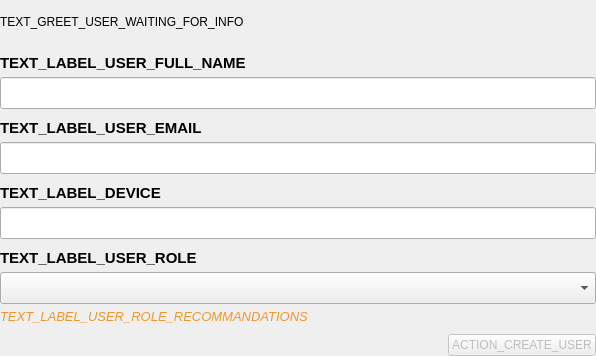
<?xml version="1.0" encoding="UTF-8"?>
<ui version="4.0">
 <class>GreetUserCheckInfoWidget</class>
 <widget class="QWidget" name="GreetUserCheckInfoWidget">
  <property name="geometry">
   <rect>
    <x>0</x>
    <y>0</y>
    <width>596</width>
    <height>356</height>
   </rect>
  </property>
  <property name="windowTitle">
   <string>Form</string>
  </property>
  <property name="styleSheet">
   <string notr="true">#label_warning {
	color: #F1962B;
}</string>
  </property>
  <layout class="QVBoxLayout" name="verticalLayout">
   <property name="spacing">
    <number>10</number>
   </property>
   <property name="leftMargin">
    <number>0</number>
   </property>
   <property name="topMargin">
    <number>0</number>
   </property>
   <property name="rightMargin">
    <number>0</number>
   </property>
   <property name="bottomMargin">
    <number>0</number>
   </property>
   <item>
    <widget class="QLabel" name="label_waiting">
     <property name="text">
      <string>TEXT_GREET_USER_WAITING_FOR_INFO</string>
     </property>
     <property name="wordWrap">
      <bool>true</bool>
     </property>
    </widget>
   </item>
   <item>
    <widget class="QWidget" name="widget_info" native="true">
     <layout class="QVBoxLayout" name="verticalLayout_2">
      <property name="spacing">
       <number>10</number>
      </property>
      <property name="leftMargin">
       <number>0</number>
      </property>
      <property name="topMargin">
       <number>0</number>
      </property>
      <property name="rightMargin">
       <number>0</number>
      </property>
      <property name="bottomMargin">
       <number>0</number>
      </property>
      <item>
       <layout class="QVBoxLayout" name="verticalLayout_7">
        <property name="spacing">
         <number>5</number>
        </property>
        <item>
         <widget class="QLabel" name="label_user_full_name">
          <property name="font">
           <font>
            <pointsize>11</pointsize>
            <weight>75</weight>
            <bold>true</bold>
           </font>
          </property>
          <property name="text">
           <string>TEXT_LABEL_USER_FULL_NAME</string>
          </property>
          <property name="alignment">
           <set>Qt::AlignLeading|Qt::AlignLeft|Qt::AlignVCenter</set>
          </property>
         </widget>
        </item>
        <item>
         <widget class="ValidatedLineEdit" name="line_edit_user_full_name">
          <property name="minimumSize">
           <size>
            <width>0</width>
            <height>32</height>
           </size>
          </property>
          <property name="font">
           <font>
            <pointsize>12</pointsize>
           </font>
          </property>
          <property name="placeholderText">
           <string/>
          </property>
         </widget>
        </item>
       </layout>
      </item>
      <item>
       <layout class="QVBoxLayout" name="verticalLayout_9">
        <property name="spacing">
         <number>5</number>
        </property>
        <item>
         <widget class="QLabel" name="label_user_email">
          <property name="font">
           <font>
            <pointsize>11</pointsize>
            <weight>75</weight>
            <bold>true</bold>
           </font>
          </property>
          <property name="text">
           <string>TEXT_LABEL_USER_EMAIL</string>
          </property>
          <property name="alignment">
           <set>Qt::AlignLeading|Qt::AlignLeft|Qt::AlignVCenter</set>
          </property>
         </widget>
        </item>
        <item>
         <widget class="ValidatedLineEdit" name="line_edit_user_email">
          <property name="enabled">
           <bool>true</bool>
          </property>
          <property name="minimumSize">
           <size>
            <width>0</width>
            <height>32</height>
           </size>
          </property>
          <property name="font">
           <font>
            <pointsize>12</pointsize>
           </font>
          </property>
          <property name="readOnly">
           <bool>true</bool>
          </property>
          <property name="placeholderText">
           <string/>
          </property>
         </widget>
        </item>
       </layout>
      </item>
      <item>
       <layout class="QVBoxLayout" name="verticalLayout_8">
        <property name="spacing">
         <number>5</number>
        </property>
        <item>
         <widget class="QLabel" name="label_device">
          <property name="font">
           <font>
            <pointsize>11</pointsize>
            <weight>75</weight>
            <bold>true</bold>
           </font>
          </property>
          <property name="text">
           <string>TEXT_LABEL_DEVICE</string>
          </property>
          <property name="alignment">
           <set>Qt::AlignLeading|Qt::AlignLeft|Qt::AlignVCenter</set>
          </property>
         </widget>
        </item>
        <item>
         <widget class="ValidatedLineEdit" name="line_edit_device">
          <property name="minimumSize">
           <size>
            <width>0</width>
            <height>32</height>
           </size>
          </property>
          <property name="font">
           <font>
            <pointsize>12</pointsize>
           </font>
          </property>
          <property name="placeholderText">
           <string/>
          </property>
         </widget>
        </item>
       </layout>
      </item>
      <item>
       <layout class="QVBoxLayout" name="verticalLayout_3">
        <property name="spacing">
         <number>5</number>
        </property>
        <item>
         <widget class="QLabel" name="label">
          <property name="font">
           <font>
            <pointsize>11</pointsize>
            <weight>75</weight>
            <bold>true</bold>
           </font>
          </property>
          <property name="text">
           <string>TEXT_LABEL_USER_ROLE</string>
          </property>
         </widget>
        </item>
        <item>
         <widget class="QComboBox" name="combo_profile">
          <property name="minimumSize">
           <size>
            <width>0</width>
            <height>32</height>
           </size>
          </property>
          <property name="font">
           <font>
            <pointsize>12</pointsize>
           </font>
          </property>
          <property name="toolTip">
           <string>TEXT_USER_ROLES_TOOLTIP</string>
          </property>
         </widget>
        </item>
        <item>
         <widget class="QLabel" name="label_warning">
          <property name="font">
           <font>
            <pointsize>10</pointsize>
            <weight>50</weight>
            <italic>true</italic>
            <bold>false</bold>
           </font>
          </property>
          <property name="text">
           <string>TEXT_LABEL_USER_ROLE_RECOMMANDATIONS</string>
          </property>
          <property name="wordWrap">
           <bool>true</bool>
          </property>
         </widget>
        </item>
       </layout>
      </item>
      <item>
       <layout class="QHBoxLayout" name="horizontalLayout">
        <item>
         <spacer name="horizontalSpacer">
          <property name="orientation">
           <enum>Qt::Horizontal</enum>
          </property>
          <property name="sizeHint" stdset="0">
           <size>
            <width>40</width>
            <height>20</height>
           </size>
          </property>
         </spacer>
        </item>
        <item>
         <widget class="QPushButton" name="button_create_user">
          <property name="enabled">
           <bool>false</bool>
          </property>
          <property name="text">
           <string>ACTION_CREATE_USER</string>
          </property>
         </widget>
        </item>
       </layout>
      </item>
     </layout>
    </widget>
   </item>
  </layout>
 </widget>
 <customwidgets>
  <customwidget>
   <class>ValidatedLineEdit</class>
   <extends>QLineEdit</extends>
   <header>parsec.core.gui.input_widgets</header>
  </customwidget>
 </customwidgets>
 <resources/>
 <connections/>
</ui>
